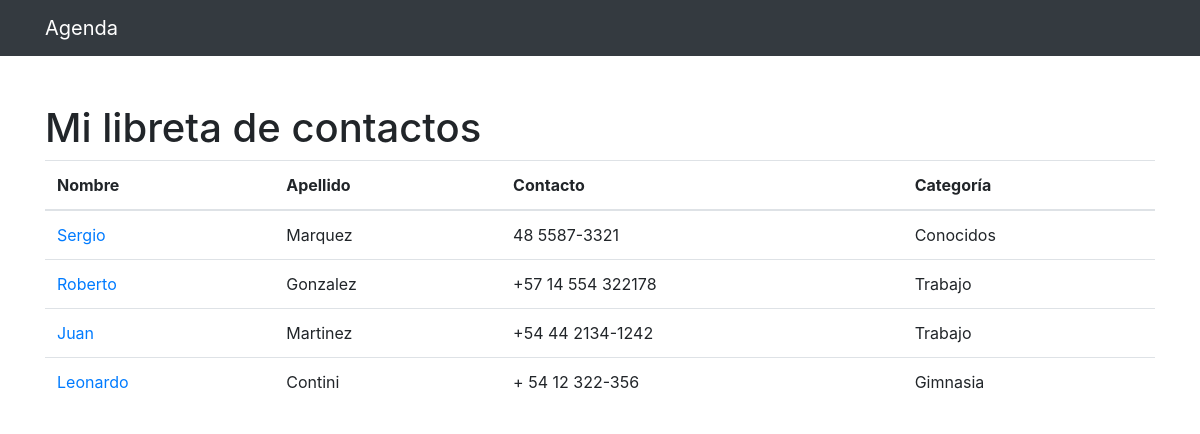
The page / on the database its author committed.
### contatos/models.py (models this page shows, shortened)
class Contato(models.Model):
    nome = models.CharField(max_length=255)
    sobrenome = models.CharField(max_length=255, blank=True)
    telefone = models.CharField(max_length=255)
    email = models.CharField(max_length=255, blank=True)
    data_criacao = models.DateTimeField(default=timezone.now)
    descricao = models.TextField(blank=True)
    categoria = models.ForeignKey(Categoria, on_delete=models.DO_NOTHING)
    mostrar = models.BooleanField(default=True)

class Categoria(models.Model):
    nome = models.CharField(max_length=255)
    def __str__(self):
        return self.nome

### contatos/views.py (the view)
# urls.py: path('', views.index, name='index'),
def index(request):
    contatos = Contato.objects.all()
    return render(request, 'contatos/index.html',{
        'contatos': contatos
    })

### contatos/templates/contatos/index.html
{% extends 'base.html' %}
{%block conteudo%}
    <h1 class="mt-5">Mi libreta de contactos</h1>
    <table class="table">
        <thead>
        <tr>
            <th>Nombre</th>
            <th>Apellido</th>
            <th>Contacto</th>
            <th>Categoría</th>
        </tr>
        </thead>
            <tbody>
                {% for contato in contatos %}
                    {% if contato.mostrar %}
                        <tr>
                            <td>
                            <a href="{% url 'ver_contato' contato.id %}"> {{ contato.nome }}</a>
                            </td>
                            <td>{{ contato.sobrenome }}</td>
                            <td>{{ contato.telefone}}</td>
                            <td>{{ contato.categoria }}</td>
                        </tr>
                    {% endif %}
                {% endfor %}
            </tbody>
    </table>
{%endblock%}

### rows shown on the page
Contato: nome "Sergio", sobrenome "Marquez", telefone "48 5587-3321", categoria "Conocidos"
Contato: nome "Roberto", sobrenome "Gonzalez", telefone "+57 14 554 322178", categoria "Trabajo"
Contato: nome "Juan", sobrenome "Martinez", telefone "+54 44 2134-1242", categoria "Trabajo"
Contato: nome "Leonardo", sobrenome "Contini", telefone "+ 54 12 322-356", categoria "Gimnasia"
